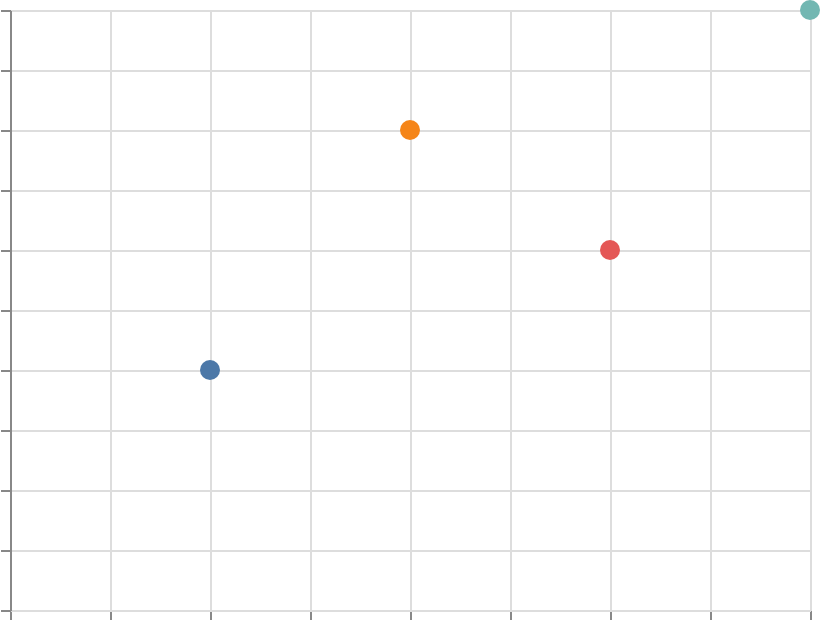

Write the Vega-Lite specification saved for this chart.
### Vega specification from a JSON file in a GitHub repository (floating-point values rounded to 4 significant figures)
{"$schema": "https://vega.github.io/schema/vega/v6.json", "width": 400, "height": 300, "padding": 5, "autosize": "none", "data": [{"name": "table", "values": [{"x": 1, "y": 2, "cat": "A"}, {"x": 2, "y": 4, "cat": "B"}, {"x": 3, "y": 3, "cat": "C"}, {"x": 4, "y": 5, "cat": "D"}]}], "scales": [{"name": "x", "type": "linear", "domain": {"data": "table", "field": "x"}, "range": "width", "nice": true}, {"name": "y", "type": "linear", "domain": {"data": "table", "field": "y"}, "range": [{"signal": "height"}, 0], "nice": true}, {"name": "color", "type": "ordinal", "domain": {"data": "table", "field": "cat", "sort": true}, "range": "category"}], "marks": [{"type": "symbol", "from": {"data": "table"}, "encode": {"update": {"x": {"scale": "x", "field": "x"}, "y": {"scale": "y", "field": "y"}, "size": {"value": 100}, "fill": {"scale": "color", "field": "cat"}}}}], "axes": [{"scale": "x", "orient": "bottom", "grid": true, "labels": false}, {"scale": "y", "orient": "left", "grid": true, "labels": false}], "legends": [{"fill": "color"}]}
